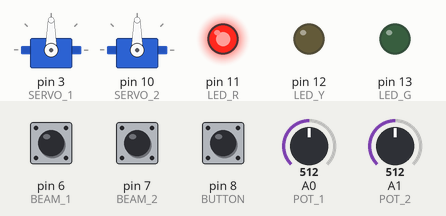
A sketch run on a simulated Arduino Uno, built with avr-gcc and run on an emulated ATmega328P. Parts: 2 × servo, output pins drawn as LEDs (lit = HIGH). Inputs (shaded band) come from the test bench; at power-on: pin 8 (BUTTON) HIGH, pin 6 (BEAM_1) HIGH, pin 7 (BEAM_2) HIGH, A0 (POT_1) = 512, A1 (POT_2) = 512. Random numbers use the default seed unless the sketch sets one.

Above: at 0.1 s.
1.3 s: pin 8 (BUTTON) pulled LOW for 0.15 s
At 3.4 s:
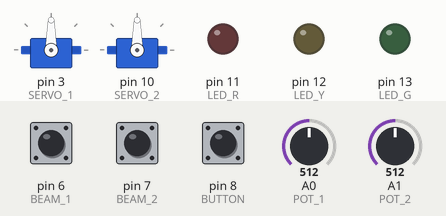
4.3 s: pin 8 (BUTTON) pulled LOW for 3.2 s
At 5.3 s:
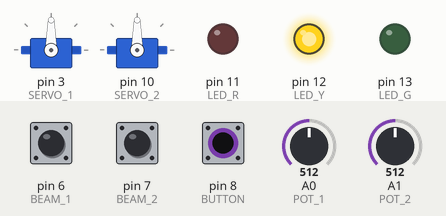
Timing chart, 0 to 15.0 s (numbered marks = the images above; inputs shaded):
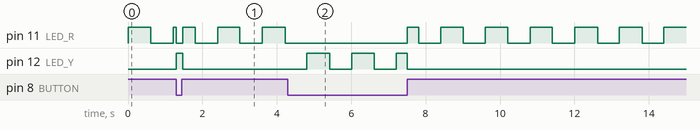

The sketch:

columbia-aoe-common-project.ino
```cpp
#include <Servo.h>

typedef enum { PLAY, P1_WIN, P2_WIN, P1_LOSE, P2_LOSE, RESET } State;
typedef enum { RED, GREEN } Color;

// ports

int SERVO_1 = 3;
int SERVO_2 = 10;

int POT_1 = A0;
int POT_2 = A1;

int BEAM_1 = 6;
int BEAM_2 = 7;

int BUTTON = 8;

int LED_R = 11;
int LED_Y = 12;
int LED_G = 13;

// constants

int LOOP_DELAY_MS = 20;

unsigned long RED_DURATION_MS = 1500;
unsigned long YELLOW_DURATION_MS = 500;
unsigned long GREEN_DURATION_MIN_MS = 1200;
unsigned long GREEN_DURATION_MAX_MS = 2500;

unsigned long LED_CYCLE_DURATION_MS = 300;
unsigned long LED_BLINK_DURATION_MS = 600;

unsigned long LOSE_SERVO_FORWARD_DURATION_MS = 1200;
unsigned long WIN_SERVO_BACK_DURATION_MS = 400;

int POT_SAMPLE_COUNT = 5;
int BEAM_SAMPLE_COUNT = 3;
float EMA_COEFF = 0.1;
float SERVO_STILL_THRESH = 0.1;

float POT_1_UP = 591;
float POT_1_DOWN = 533;

float POT_2_UP = 441;
float POT_2_DOWN = 517;

float SERVO_PLAYER_FORWARD_POWER = 0.15;
float SERVO_LOSE_FORWARD_POWER = 0.3;
float SERVO_BACKWARD_POWER = 0.3;

// servos

Servo servo1;
Servo servo2;

// global variables

unsigned long timeMs;

State state;
unsigned long stateSetMs;

Color color;
unsigned long colorChangeAtMs;

bool buttonPressed;
bool beam1Broken;
bool beam2Broken;
float pot1Value;
float pot2Value;
float servo1PowerRaw;
float servo2PowerRaw;

float* beam1Raws = (float*)calloc(BEAM_SAMPLE_COUNT, sizeof(float));
float* beam2Raws = (float*)calloc(BEAM_SAMPLE_COUNT, sizeof(float));

float* pot1Raws = (float*)calloc(POT_SAMPLE_COUNT, sizeof(float));
float* pot2Raws = (float*)calloc(POT_SAMPLE_COUNT, sizeof(float));

float prevPot1Raw = POT_1_UP;
float prevPot2Raw = POT_2_UP;

void setup() {
  Serial.begin(9600);

  servo1.attach(SERVO_1);
  servo2.attach(SERVO_2);

  pinMode(BEAM_1, INPUT_PULLUP);
  pinMode(BEAM_2, INPUT_PULLUP);
  pinMode(BUTTON, INPUT_PULLUP);
  pinMode(LED_R, OUTPUT);
  pinMode(LED_Y, OUTPUT);
  pinMode(LED_G, OUTPUT);

  timeMs = millis();

  resetBeamFilter();
  resetPotFilter();

  setState(PLAY);
  setColor(RED);
}

void loop() {
  timeMs = millis();

  readSensors();

  updateState();
  updateColor();

  setServoPowers();

  logDebugInfo();

  delay(LOOP_DELAY_MS);
}

void setServoPower(Servo servo, float power, bool flip) {
  servo.write(90 + power * (flip ? -90 : 90));
}

float clip(float power, float low, float high) {
  if (power > high) return high;
  if (power < low) return low;
  return power;
}

void fillArray(float* arr, int len, float val) {
  for (int i = 0; i < len; i++) {
    arr[i] = val;
  }
}

void pushArray(float* arr, int len, float val) {
  for (int i = len - 1; i > 0; i--) {
    arr[i] = arr[i - 1];
  }

  arr[0] = val;
}

float closestInArray(float* arr, int len, float val) {
  float closest = arr[0];
  float delta = abs(val - arr[0]);

  for (int i = 1; i < len; i++) {
    float newDelta = abs(val - arr[i]);
    if (newDelta < delta) {
      closest = arr[i];
      delta = newDelta;
    }
  }

  return closest;
}

float countArray(float* arr, int len, float val) {
  float count = 0;
  for (int i = 0; i < len; i++) {
    if (arr[i] == val) count++;
  }
  return count;
}

void resetBeamFilter() {
  fillArray(beam1Raws, BEAM_SAMPLE_COUNT, 0);
  fillArray(beam2Raws, BEAM_SAMPLE_COUNT, 0);
}

void resetPotFilter() {
  fillArray(pot1Raws, POT_SAMPLE_COUNT, POT_1_UP);
  fillArray(pot2Raws, POT_SAMPLE_COUNT, POT_2_UP);
  prevPot1Raw = POT_1_UP;
  prevPot2Raw = POT_2_UP;
}

void readSensors() {
  buttonPressed = digitalRead(BUTTON) == LOW;

  pushArray(beam1Raws, BEAM_SAMPLE_COUNT, digitalRead(BEAM_1));
  pushArray(beam2Raws, BEAM_SAMPLE_COUNT, digitalRead(BEAM_2));

  beam1Broken =
      countArray(beam1Raws, BEAM_SAMPLE_COUNT, LOW) == BEAM_SAMPLE_COUNT;
  beam2Broken =
      countArray(beam2Raws, BEAM_SAMPLE_COUNT, LOW) == BEAM_SAMPLE_COUNT;

  pushArray(pot1Raws, POT_SAMPLE_COUNT, analogRead(POT_1));
  pushArray(pot2Raws, POT_SAMPLE_COUNT, analogRead(POT_2));

  pot1Value = closestInArray(pot1Raws, POT_SAMPLE_COUNT, POT_1_UP);
  pot2Value = closestInArray(pot2Raws, POT_SAMPLE_COUNT, POT_2_UP);

  pot1Value = pot1Value * EMA_COEFF + (1 - EMA_COEFF) * prevPot1Raw;
  pot2Value = pot2Value * EMA_COEFF + (1 - EMA_COEFF) * prevPot2Raw;

  prevPot1Raw = pot1Value;
  prevPot2Raw = pot2Value;

  servo1PowerRaw = (pot1Value - POT_1_UP) / (POT_1_DOWN - POT_1_UP);
  servo2PowerRaw = (pot2Value - POT_2_UP) / (POT_2_DOWN - POT_2_UP);

  servo1PowerRaw = clip(servo1PowerRaw, 0, 1);
  servo2PowerRaw = clip(servo2PowerRaw, 0, 1);
}

void setState(State newState) {
  state = newState;
  stateSetMs = timeMs;

  resetBeamFilter();
  resetPotFilter();
  setColor(RED);
}

void setColor(Color newColor) {
  color = newColor;

  if (color == RED) {
    colorChangeAtMs = timeMs + RED_DURATION_MS;
  } else {
    colorChangeAtMs =
        timeMs + random(GREEN_DURATION_MIN_MS, GREEN_DURATION_MAX_MS);
  }
}

void updateState() {
  if (state != RESET && buttonPressed) {
    setState(RESET);
    return;
  }

  switch (state) {
    case PLAY:
      if (beam1Broken) {
        setState(P1_WIN);
        return;
      }

      if (beam2Broken) {
        setState(P2_WIN);
        return;
      }

      if (color == RED) {
        if (servo1PowerRaw > SERVO_STILL_THRESH)
          setState(P1_LOSE);
        else if (servo2PowerRaw > SERVO_STILL_THRESH)
          setState(P2_LOSE);
      }

      break;

    case RESET:
      if (!buttonPressed) setState(PLAY);
      break;
  }
}

int getLedCycle(int n, unsigned long durationMs) {
  unsigned long curPeriodMs = timeMs % (durationMs * n);
  return curPeriodMs / durationMs;
}

int ledWrite(bool r, bool y, bool g) {
  digitalWrite(LED_R, r ? HIGH : LOW);
  digitalWrite(LED_Y, y ? HIGH : LOW);
  digitalWrite(LED_G, g ? HIGH : LOW);
}

void updateColor() {
  switch (state) {
    case PLAY:
      if (timeMs > colorChangeAtMs) {
        if (color == RED)
          setColor(GREEN);
        else
          setColor(RED);
      }

      if (color == RED) {
        ledWrite(1, 0, 0);
      } else {
        if (timeMs > colorChangeAtMs - YELLOW_DURATION_MS)
          ledWrite(0, 1, 0);
        else
          ledWrite(0, 0, 1);
      }

      break;

    case P1_WIN:
    case P2_WIN:
      switch (getLedCycle(3, LED_CYCLE_DURATION_MS)) {
        case 0:
          ledWrite(1, 0, 0);
          break;
        case 1:
          ledWrite(0, 1, 0);
          break;
        case 2:
          ledWrite(0, 0, 1);
          break;
      }
      break;

    case P1_LOSE:
    case P2_LOSE:
      if (getLedCycle(2, LED_BLINK_DURATION_MS) == 0)
        ledWrite(1, 0, 0);
      else
        ledWrite(0, 0, 0);
      break;

    case RESET:
      if (getLedCycle(2, LED_BLINK_DURATION_MS) == 0)
        ledWrite(0, 1, 0);
      else
        ledWrite(0, 0, 0);
      break;
  }
}

void setServoPowers() {
  switch (state) {
    case PLAY: {
      float servo1Power = servo1PowerRaw * SERVO_PLAYER_FORWARD_POWER;
      float servo2Power = servo2PowerRaw * SERVO_PLAYER_FORWARD_POWER;
      setServoPower(servo1, servo1Power, true);
      setServoPower(servo2, servo2Power, false);
      break;
    }

    case RESET: {
      float servo1Power = servo1PowerRaw * -SERVO_BACKWARD_POWER;
      float servo2Power = servo2PowerRaw * -SERVO_BACKWARD_POWER;
      setServoPower(servo1, servo1Power, true);
      setServoPower(servo2, servo2Power, false);
      break;
    }

    case P1_WIN:
      setServoPower(servo1, 0, true);
      if (timeMs < stateSetMs + WIN_SERVO_BACK_DURATION_MS)
        setServoPower(servo2, -SERVO_BACKWARD_POWER, false);
      else
        setServoPower(servo2, 0, false);
      break;

    case P2_WIN:
      setServoPower(servo2, 0, false);
      if (timeMs < stateSetMs + WIN_SERVO_BACK_DURATION_MS)
        setServoPower(servo1, -SERVO_BACKWARD_POWER, true);
      else
        setServoPower(servo1, 0, true);
      break;

    case P1_LOSE:
      setServoPower(servo1, 0, true);
      if (timeMs < stateSetMs + LOSE_SERVO_FORWARD_DURATION_MS)
        setServoPower(servo2, SERVO_LOSE_FORWARD_POWER, false);
      else
        setServoPower(servo2, 0, false);
      break;

    case P2_LOSE:
      setServoPower(servo2, 0, false);
      if (timeMs < stateSetMs + LOSE_SERVO_FORWARD_DURATION_MS)
        setServoPower(servo1, SERVO_LOSE_FORWARD_POWER, true);
      else
        setServoPower(servo1, 0, true);
      break;
  }
}

void logDebugInfo() {
  // Serial.print("pot 1: ");
  // Serial.print(pot1Value);
  // Serial.print("\t");
  // Serial.print("pot 2: ");
  // Serial.print(pot2Value);
  // Serial.println();

  // Serial.print("timeMs: ");
  // Serial.print(timeMs);
  // Serial.print("\t");
  // Serial.print("colorChangeAtMs: ");
  // Serial.print(colorChangeAtMs);
  // Serial.println();
}
```

Measured:
- after the input at 1.3 s, pin 12 (LED_Y): LOW → HIGH at once, → LOW 0.17 s later
- after the input at 4.3 s, pin 12 (LED_Y): goes HIGH 0.61 s, LOW 0.59 s, HIGH 0.61 s, LOW 0.59 s, HIGH 0.29 s, then LOW, starting after 0.51 s
- by itself, pin 11 (LED_R): repeats every 1.2 s: LOW 0.59 s, HIGH 0.61 s
